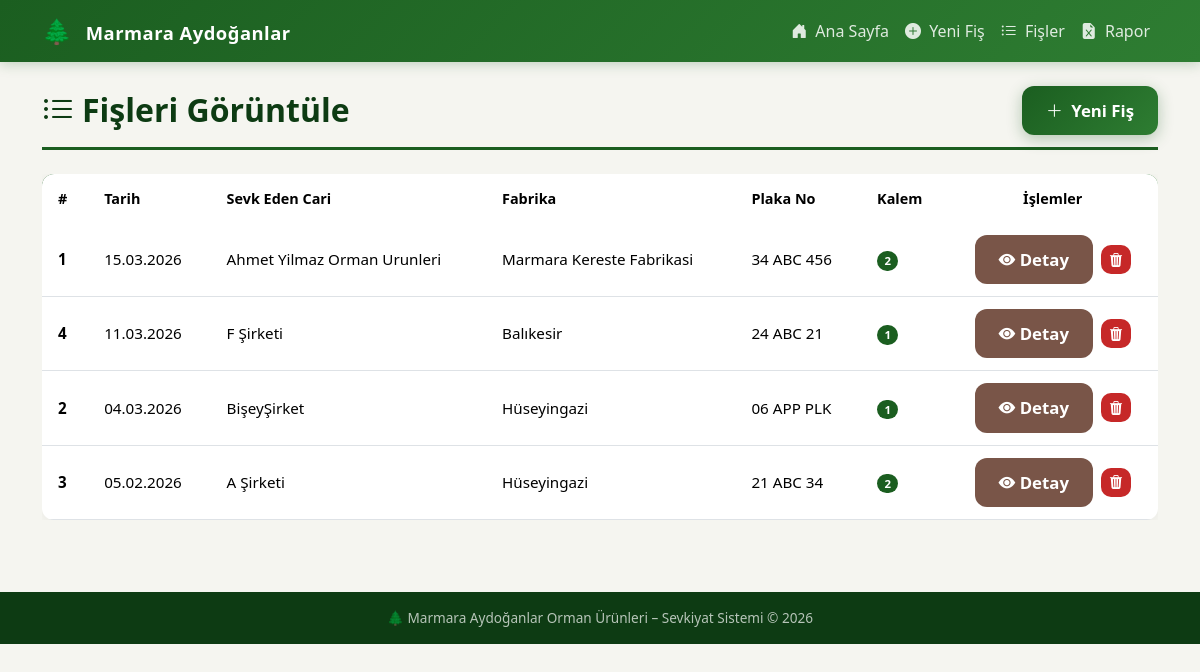
The page /fisleri_goruntule on the database as committed earlier.
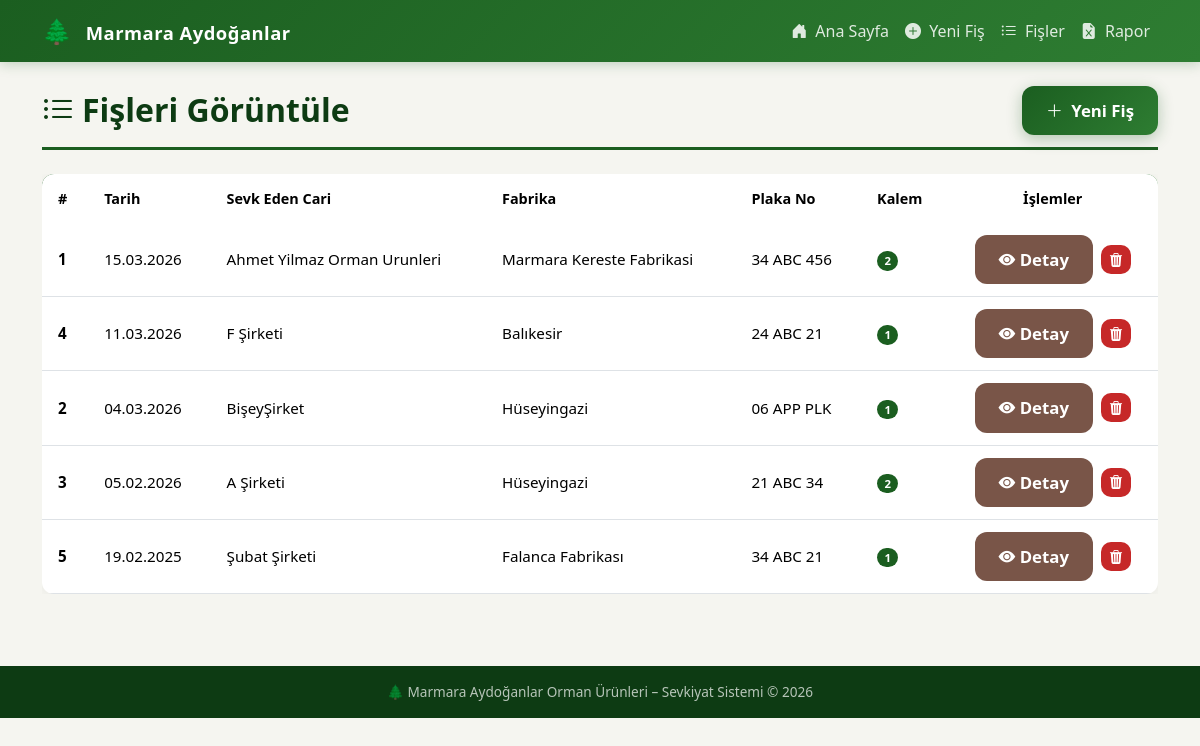
The same page on the database as committed later.
### app.py (models this page shows, shortened)
class Fis(db.Model):
    __tablename__ = "fis"
    id = db.Column(db.Integer, primary_key=True)
    tarih = db.Column(db.Date, nullable=False, default=date.today)
    sevk_eden_cari = db.Column(db.String(200), nullable=False)
    sevk_yeri_fabrika = db.Column(db.String(200), nullable=False)
    sevk_yeri_fis_no = db.Column(db.String(100), nullable=False)
    plaka_no = db.Column(db.String(50), nullable=False)
    detaylar = db.relationship(
        "FisDetayi", backref="fis", lazy=True, cascade="all, delete-orphan"
    )

### app.py (the view)
@app.route("/fisleri_goruntule")
def fisleri_goruntule():
    fisler = Fis.query.order_by(Fis.tarih.desc()).all()
    return render_template("fisleri_goruntule.html", fisler=fisler)

### templates/fisleri_goruntule.html (shortened to what this page needs)
{% extends "base.html" %}
{% block content %}
<div class="page-header d-flex justify-content-between align-items-center flex-wrap gap-2">
    <h2><i class="bi bi-list-ul me-2"></i>Fişleri Görüntüle</h2>
    <a href="{{ url_for('yeni_fis_formu') }}" class="btn btn-ma-primary">
        <i class="bi bi-plus-lg me-1"></i> Yeni Fiş
    </a>
</div>
{% if fisler %}
<div class="table-responsive">
    <table class="table table-ma table-hover mb-0">
        <thead>
            <tr>
                <th>#</th>
                <th>Tarih</th>
                <th>Sevk Eden Cari</th>
                <th>Fabrika</th>
                <th>Plaka No</th>
                <th>Kalem</th>
                <th class="text-center">İşlemler</th>
            </tr>
        </thead>
        <tbody>
            {% for fis in fisler %}
            <tr>
                <td><strong>{{ fis.id }}</strong></td>
                <td>{{ fis.tarih.strftime('%d.%m.%Y') }}</td>
                <td>{{ fis.sevk_eden_cari }}</td>
                <td>{{ fis.sevk_yeri_fabrika }}</td>
                <td>{{ fis.plaka_no }}</td>
                <td>
                    <span class="badge rounded-pill" style="background:var(--ma-primary);">
                        {{ fis.detaylar | length }}
                    </span>
                </td>
                <td class="text-center">
                    <a href="{{ url_for('fis_detay', fis_id=fis.id) }}" class="btn btn-sm btn-ma-accent me-1">
                        <i class="bi bi-eye-fill"></i> Detay
                    </a>
                    <a href="{{ url_for('fis_sil', fis_id=fis.id) }}"
                       class="btn btn-sm btn-ma-danger"
                       onclick="return confirm('Bu fişi silmek istediğinize emin misiniz?');">
                        <i class="bi bi-trash3-fill"></i>
                    </a>
                </td>
            </tr>
            {% endfor %}
        </tbody>
    </table>
</div>
{% endif %}
{% endblock %}

### templates/base.html (shortened to what this page needs)
<!DOCTYPE html>
<html lang="tr">
<head>
    <link href="https://cdn.jsdelivr.net/npm/bootstrap@5.3.3/dist/css/bootstrap.min.css" rel="stylesheet">
    <link href="https://cdn.jsdelivr.net/npm/bootstrap-icons@1.11.3/font/bootstrap-icons.min.css" rel="stylesheet">
    <link href="{{ url_for('static', filename='style.css') }}" rel="stylesheet">
</head>
<body>
    <nav class="navbar navbar-expand-lg navbar-dark navbar-custom sticky-top">
        <div class="container">
            <a class="navbar-brand navbar-brand-custom" href="{{ url_for('index') }}">
                <span class="brand-icon">🌲</span>
                Marmara Aydoğanlar
            </a>
            <div class="collapse navbar-collapse" id="navbarNav">
                <ul class="navbar-nav ms-auto">
                    <li class="nav-item">
                        <a class="nav-link" href="{{ url_for('index') }}">
                            <i class="bi bi-house-door-fill me-1"></i> Ana Sayfa
                        </a>
                    </li>
                    <li class="nav-item">
                        <a class="nav-link" href="{{ url_for('yeni_fis_formu') }}">
                            <i class="bi bi-plus-circle-fill me-1"></i> Yeni Fiş
                        </a>
                    </li>
                    <li class="nav-item">
                        <a class="nav-link" href="{{ url_for('fisleri_goruntule') }}">
                            <i class="bi bi-list-ul me-1"></i> Fişler
                        </a>
                    </li>
                    <li class="nav-item">
                        <a class="nav-link" href="{{ url_for('raporlar') }}">
                            <i class="bi bi-file-earmark-excel-fill me-1"></i> Rapor
                        </a>
                    </li>
                </ul>
            </div>
        </div>
    </nav>
    <main class="container py-4">
        {% block content %}{% endblock %}
    </main>
    <footer class="footer-custom text-center">
        <div class="container">
            🌲 Marmara Aydoğanlar Orman Ürünleri – Sevkiyat Sistemi &copy; 2026
        </div>
    </footer>
</body>
</html>

### static/style.css (style rules this page uses)
:root { --ma-primary: #1b5e20; --ma-primary-light: #2e7d32; --ma-primary-dark: #0d3b13; --ma-accent: #795548; --ma-accent-light: #a1887f; --ma-bg: #f5f5f0; --ma-card-bg: #ffffff; --ma-text: #263238; --ma-text-muted: #607d8b; --ma-border: #e0e0e0; --ma-success: #2e7d32; --ma-danger: #c62828; --ma-warning: #f57f17; --ma-gradient: linear-gradient(135deg, var(--ma-primary) 0%, var(--ma-primary-light) 100%); }
* { box-sizing: border-box; }
body { font-family: 'Segoe UI', Tahoma, Geneva, Verdana, sans-serif; background-color: var(--ma-bg); color: var(--ma-text); min-height: 100vh; }
.navbar-brand-custom { font-weight: 700; font-size: 1.15rem; letter-spacing: 0.5px; }
.navbar-brand-custom .brand-icon { font-size: 1.5rem; margin-right: 8px; }
.navbar-custom { background: var(--ma-gradient); box-shadow: 0 2px 12px rgba(27, 94, 32, 0.25); }
.navbar-custom .nav-link { color: rgba(255, 255, 255, 0.85) !important; font-weight: 500; padding: 0.6rem 1rem; border-radius: 8px; transition: all 0.2s ease; }
.page-header { margin-bottom: 1.5rem; padding-bottom: 0.75rem; border-bottom: 3px solid var(--ma-primary); }
.page-header h2 { font-weight: 700; color: var(--ma-primary-dark); margin-bottom: 0; }
.btn-ma-primary { background: var(--ma-gradient); color: #fff; border: none; border-radius: 12px; font-weight: 600; padding: 0.75rem 1.5rem; font-size: 1.05rem; transition: all 0.2s ease; box-shadow: 0 4px 15px rgba(27, 94, 32, 0.3); }
.btn-ma-accent { background: var(--ma-accent); color: #fff; border: none; border-radius: 12px; font-weight: 600; padding: 0.75rem 1.5rem; font-size: 1.05rem; transition: all 0.2s ease; }
.btn-ma-danger { background: var(--ma-danger); color: #fff; border: none; border-radius: 10px; font-weight: 600; transition: all 0.2s ease; }
.table-ma { border-radius: 12px; overflow: hidden; box-shadow: 0 2px 12px rgba(0, 0, 0, 0.05); }
.table-ma thead { background: var(--ma-gradient); color: #fff; }
.table-ma thead th { font-weight: 600; font-size: 0.9rem; padding: 0.85rem 1rem; border: none; white-space: nowrap; }
.table-ma tbody td { padding: 0.75rem 1rem; vertical-align: middle; font-size: 0.95rem; }
.table-ma tbody tr { transition: background 0.15s; }
.footer-custom { background: var(--ma-primary-dark); color: rgba(255, 255, 255, 0.7); font-size: 0.85rem; padding: 1rem 0; margin-top: 3rem; }

Rows that differ between the two databases and show on the page:
added Fis: id "5", tarih "19.02.2025", sevk_eden_cari "Şubat Şirketi", sevk_yeri_fabrika "Falanca Fabrikası", plaka_no "34 ABC 21", detaylar|length "1"
